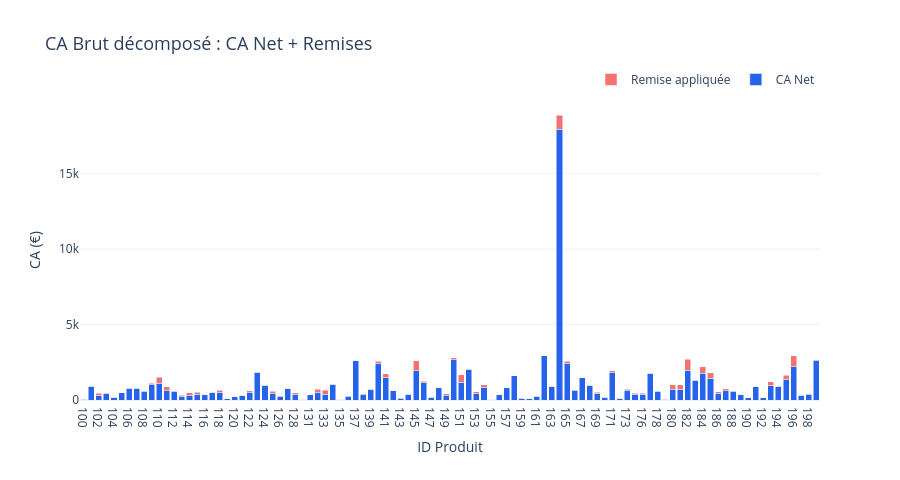

Here is the notebook cell this chart was saved with:
### Markdown cell above
---
## 2 · CA Brut vs CA Net — impact des remises

### Code cell
fig = go.Figure()

fig.add_trace(go.Bar(
    name='CA Net',
    x=df['ID'], y=df['CA_Net'],
    marker_color='#2563eb',
    hovertemplate='<b>Produit %{x}</b><br>CA net : %{y:,.0f} €<extra></extra>'
))
fig.add_trace(go.Bar(
    name='Remise appliquée',
    x=df['ID'], y=df['remise_eur'],
    marker_color=ACCENT, opacity=0.75,
    hovertemplate='<b>Produit %{x}</b><br>Remise : %{y:,.0f} €<extra></extra>'
))

fig.update_layout(
    barmode='stack',
    title='CA Brut décomposé : CA Net + Remises',
    title_font_size=18,
    xaxis_title='ID Produit', yaxis_title='CA (€)',
    template=TEMPLATE, height=480,
    legend=dict(orientation='h', yanchor='bottom', y=1.02, xanchor='right', x=1),
    yaxis=dict(gridcolor='#f0f0f0')
)
fig.show()

### Figure 1 — Plotly figure (JSON) as saved in the notebook; plotly's stock layout.template omitted (floating-point values rounded to 4 significant figures)
{"data": [{"hovertemplate": "<b>Produit %{x}</b><br>CA net : %{y:,.0f} €<extra></extra>", "marker": {"color": "#2563eb"}, "name": "CA Net", "type": "bar", "x": ["100", "101", "102", "103", "104", "105", "106", "107", "108", "109", "110", "111", "112", "113", "114", "115", "116", "117", "118", "119", "120", "121", "122", "123", "124", "125", "126", "127", "128", "129", "131", "132", "133", "134", "135", "136", "137", "138", "139", "140", "141", "142", "143", "144", "145", "146", "147", "148", "149", "150", "151", "152", "153", "154", "155", "156", "157", "158", "159", "160", "161", "162", "163", "164", "165", "166", "167", "168", "169", "170", "171", "172", "173", "174", "176", "177", "178", "179", "180", "181", "182", "183", "184", "185", "186", "187", "188", "189", "190", "191", "192", "193", "194", "195", "196", "197", "198", "199"], "y": [39.52, 894.9, 317.3, 434.1, 180.7, 474.5, 766.9, 765.5, 569.8, 996.9, 1119.0, 611.3, 590.6, 243.0, 325.2, 382.4, 356.4, 466.9, 512.2, 75.66, 203.3, 291.8, 499.1, 1849.0, 985.1, 462.5, 216.3, 748.2, 397.4, 0.0, 345.0, 526.3, 366.6, 1051.0, 0.0, 250.4, 2591.0, 379.7, 697.9, 2435.0, 1466.0, 628.6, 116.3, 384.7, 1947.0, 1132.0, 179.3, 825.5, 319.5, 2665.0, 1173.0, 2028.0, 401.6, 855.1, 0.0, 341.9, 820.4, 1595.0, 112.7, 73.54, 240.1, 2930.0, 861.8, 17920.0, 2449.0, 635.1, 1461.0, 971.1, 405.5, 180.4, 1850.0, 78.29, 654.1, 394.7, 390.9, 1778.0, 573.2, 48.8, 695.5, 710.9, 1961.0, 1294.0, 1772.0, 1453.0, 463.7, 606.4, 588.8, 358.3, 157.7, 869.3, 146.6, 960.0, 900.4, 1381.0, 2208.0, 299.2, 371.7, 2640.0]}, {"hovertemplate": "<b>Produit %{x}</b><br>Remise : %{y:,.0f} €<extra></extra>", "marker": {"color": "#ef4444"}, "name": "Remise appliquée", "opacity": 0.75, "type": "bar", "x": ["100", "101", "102", "103", "104", "105", "106", "107", "108", "109", "110", "111", "112", "113", "114", "115", "116", "117", "118", "119", "120", "121", "122", "123", "124", "125", "126", "127", "128", "129", "131", "132", "133", "134", "135", "136", "137", "138", "139", "140", "141", "142", "143", "144", "145", "146", "147", "148", "149", "150", "151", "152", "153", "154", "155", "156", "157", "158", "159", "160", "161", "162", "163", "164", "165", "166", "167", "168", "169", "170", "171", "172", "173", "174", "176", "177", "178", "179", "180", "181", "182", "183", "184", "185", "186", "187", "188", "189", "190", "191", "192", "193", "194", "195", "196", "197", "198", "199"], "y": [0.0, 0.0, 136.0, 0.0, 0.0, 0.0, 0.0, 0.0, 29.99, 110.8, 373.1, 262.0, 31.08, 80.99, 139.4, 127.5, 0.0, 51.88, 128.1, 3.98, 10.7, 15.36, 124.8, 0.0, 0.0, 115.6, 54.07, 39.38, 99.36, 0.0, 18.16, 175.4, 265.4, 0.0, 0.0, 44.19, 0.0, 19.99, 0.0, 128.1, 258.8, 0.0, 29.07, 0.0, 648.9, 125.8, 0.0, 0.0, 79.88, 140.2, 502.7, 0.0, 133.9, 150.9, 0.0, 17.99, 0.0, 0.0, 0.0, 18.38, 12.64, 0.0, 45.36, 943.3, 128.9, 33.43, 0.0, 0.0, 101.4, 0.0, 97.36, 33.55, 72.67, 43.86, 68.99, 0.0, 30.17, 0.0, 298.1, 304.7, 725.2, 0.0, 443.1, 363.3, 81.83, 151.6, 30.99, 0.0, 0.0, 0.0, 7.71, 240.0, 0.0, 243.8, 735.9, 0.0, 41.3, 26.67]}], "layout": {"barmode": "stack", "height": 480, "legend": {"orientation": "h", "x": 1, "xanchor": "right", "y": 1.02, "yanchor": "bottom"}, "title": {"font": {"size": 18}, "text": "CA Brut décomposé : CA Net + Remises"}, "xaxis": {"title": {"text": "ID Produit"}}, "yaxis": {"gridcolor": "#f0f0f0", "title": {"text": "CA (€)"}}}}
